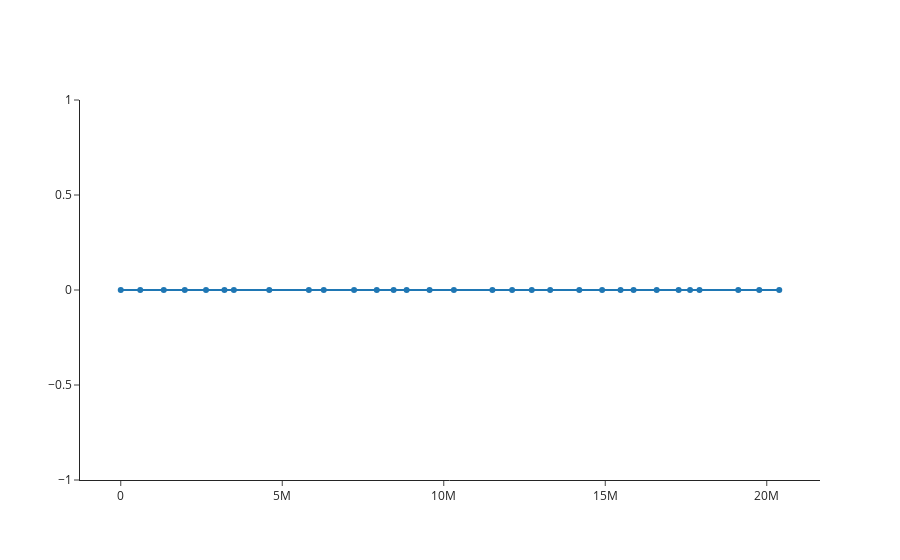

Notebook source saved alongside this figure:
### Code cell
fig = go.Figure(data = go.Scatter(
    x = np.array(linear_x.squeeze()),
    y = np.array(linear_y.squeeze()),
    mode = "markers+lines"))

fig.update_layout(template = "simple_white")

fig.show()

### Figure 1 — Plotly figure (JSON) as saved in the notebook; plotly's stock layout.template omitted (floating-point values rounded to 4 significant figures)
{"data": [{"mode": "markers+lines", "type": "scatter", "x": [0, 604200.0, 1332000.0, 1982000.0, 2640000.0, 3210000.0, 3501000.0, 4598000.0, 5824000.0, 6285000.0, 7224000.0, 7926000.0, 8448000.0, 8851000.0, 9562000.0, 10310000.0, 11510000.0, 12120000.0, 12720000.0, 13290000.0, 14200000.0, 14900000.0, 15470000.0, 15880000.0, 16590000.0, 17270000.0, 17630000.0, 17920000.0, 19120000.0, 19770000.0, 20390000.0], "y": [0, 0, 0, 0, 0, 0, 0, 0, 0, 0, 0, 0, 0, 0, 0, 0, 0, 0, 0, 0, 0, 0, 0, 0, 0, 0, 0, 0, 0, 0, 0]}], "layout": {}}
